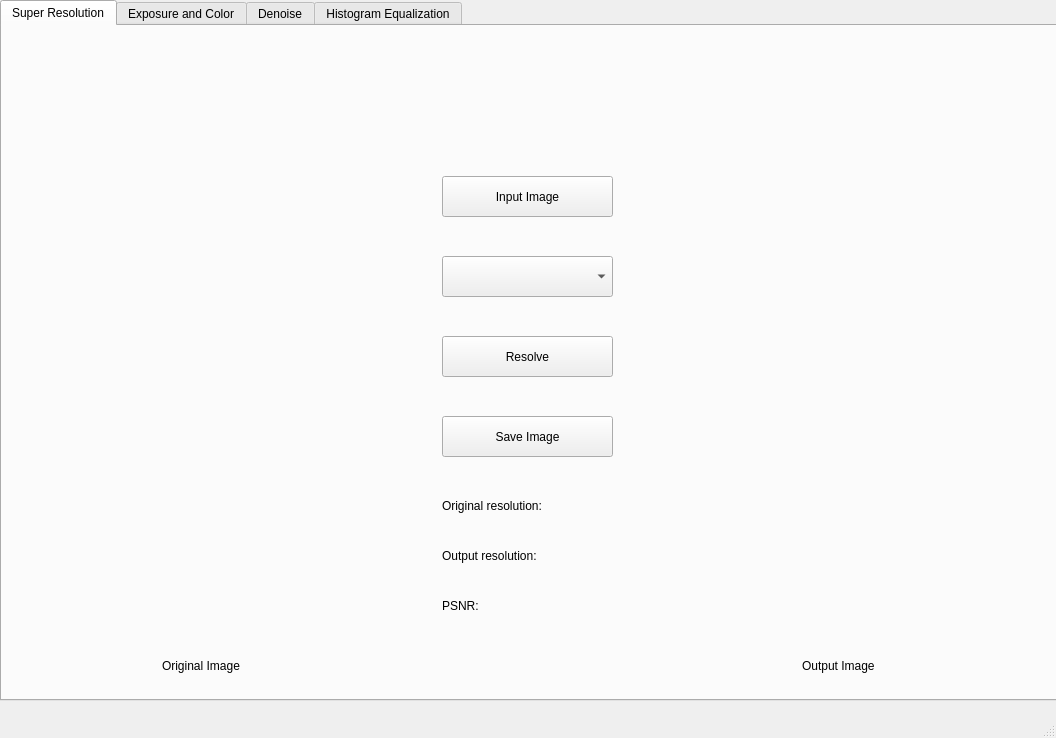
<?xml version="1.0" encoding="UTF-8"?>
<ui version="4.0">
 <class>MainWindow</class>
 <widget class="QMainWindow" name="MainWindow">
  <property name="geometry">
   <rect>
    <x>0</x>
    <y>0</y>
    <width>1056</width>
    <height>738</height>
   </rect>
  </property>
  <property name="windowTitle">
   <string>MainWindow</string>
  </property>
  <widget class="QWidget" name="centralwidget">
   <widget class="QTabWidget" name="tabWidget">
    <property name="geometry">
     <rect>
      <x>0</x>
      <y>0</y>
      <width>1061</width>
      <height>701</height>
     </rect>
    </property>
    <property name="tabPosition">
     <enum>QTabWidget::TabPosition::North</enum>
    </property>
    <property name="currentIndex">
     <number>0</number>
    </property>
    <widget class="QWidget" name="tab">
     <attribute name="title">
      <string>Super Resolution</string>
     </attribute>
     <widget class="QPushButton" name="pushButton_3">
      <property name="geometry">
       <rect>
        <x>440</x>
        <y>150</y>
        <width>171</width>
        <height>41</height>
       </rect>
      </property>
      <property name="text">
       <string>Input Image</string>
      </property>
     </widget>
     <widget class="QLabel" name="label_2">
      <property name="geometry">
       <rect>
        <x>800</x>
        <y>630</y>
        <width>91</width>
        <height>20</height>
       </rect>
      </property>
      <property name="text">
       <string>Output Image</string>
      </property>
     </widget>
     <widget class="QLabel" name="label">
      <property name="geometry">
       <rect>
        <x>160</x>
        <y>630</y>
        <width>91</width>
        <height>20</height>
       </rect>
      </property>
      <property name="text">
       <string>Original Image</string>
      </property>
     </widget>
     <widget class="QPushButton" name="pushButton_2">
      <property name="geometry">
       <rect>
        <x>440</x>
        <y>390</y>
        <width>171</width>
        <height>41</height>
       </rect>
      </property>
      <property name="text">
       <string>Save Image</string>
      </property>
     </widget>
     <widget class="QComboBox" name="comboBox_2">
      <property name="geometry">
       <rect>
        <x>440</x>
        <y>230</y>
        <width>171</width>
        <height>41</height>
       </rect>
      </property>
     </widget>
     <widget class="QLabel" name="label_19">
      <property name="geometry">
       <rect>
        <x>0</x>
        <y>0</y>
        <width>411</width>
        <height>631</height>
       </rect>
      </property>
      <property name="text">
       <string/>
      </property>
     </widget>
     <widget class="QLabel" name="label_20">
      <property name="geometry">
       <rect>
        <x>640</x>
        <y>0</y>
        <width>411</width>
        <height>631</height>
       </rect>
      </property>
      <property name="text">
       <string/>
      </property>
     </widget>
     <widget class="QPushButton" name="pushButton">
      <property name="geometry">
       <rect>
        <x>440</x>
        <y>310</y>
        <width>171</width>
        <height>41</height>
       </rect>
      </property>
      <property name="text">
       <string>Resolve</string>
      </property>
     </widget>
     <widget class="QLabel" name="label_66">
      <property name="geometry">
       <rect>
        <x>440</x>
        <y>570</y>
        <width>101</width>
        <height>20</height>
       </rect>
      </property>
      <property name="text">
       <string>PSNR: </string>
      </property>
     </widget>
     <widget class="QLabel" name="label_67">
      <property name="geometry">
       <rect>
        <x>440</x>
        <y>470</y>
        <width>111</width>
        <height>20</height>
       </rect>
      </property>
      <property name="text">
       <string>Original resolution:</string>
      </property>
     </widget>
     <widget class="QLabel" name="label_68">
      <property name="geometry">
       <rect>
        <x>440</x>
        <y>500</y>
        <width>161</width>
        <height>16</height>
       </rect>
      </property>
      <property name="text">
       <string/>
      </property>
     </widget>
     <widget class="QLabel" name="label_69">
      <property name="geometry">
       <rect>
        <x>440</x>
        <y>520</y>
        <width>111</width>
        <height>20</height>
       </rect>
      </property>
      <property name="text">
       <string>Output resolution:</string>
      </property>
     </widget>
     <widget class="QLabel" name="label_70">
      <property name="geometry">
       <rect>
        <x>440</x>
        <y>550</y>
        <width>171</width>
        <height>16</height>
       </rect>
      </property>
      <property name="text">
       <string/>
      </property>
     </widget>
    </widget>
    <widget class="QWidget" name="tab_2">
     <attribute name="title">
      <string>Exposure and Color</string>
     </attribute>
     <widget class="QPushButton" name="pushButton_4">
      <property name="geometry">
       <rect>
        <x>440</x>
        <y>530</y>
        <width>171</width>
        <height>41</height>
       </rect>
      </property>
      <property name="text">
       <string>Save Image</string>
      </property>
     </widget>
     <widget class="QPushButton" name="pushButton_5">
      <property name="geometry">
       <rect>
        <x>440</x>
        <y>100</y>
        <width>171</width>
        <height>41</height>
       </rect>
      </property>
      <property name="text">
       <string>Input Image</string>
      </property>
     </widget>
     <widget class="QLabel" name="label_4">
      <property name="geometry">
       <rect>
        <x>800</x>
        <y>630</y>
        <width>91</width>
        <height>20</height>
       </rect>
      </property>
      <property name="text">
       <string>Output Image</string>
      </property>
     </widget>
     <widget class="QLabel" name="label_5">
      <property name="geometry">
       <rect>
        <x>160</x>
        <y>630</y>
        <width>91</width>
        <height>20</height>
       </rect>
      </property>
      <property name="text">
       <string>Original Image </string>
      </property>
     </widget>
     <widget class="QSlider" name="horizontalSlider_3">
      <property name="geometry">
       <rect>
        <x>440</x>
        <y>270</y>
        <width>171</width>
        <height>16</height>
       </rect>
      </property>
      <property name="orientation">
       <enum>Qt::Orientation::Horizontal</enum>
      </property>
      <property name="tickPosition">
       <enum>QSlider::TickPosition::TicksBothSides</enum>
      </property>
     </widget>
     <widget class="QLabel" name="label_14">
      <property name="geometry">
       <rect>
        <x>440</x>
        <y>250</y>
        <width>101</width>
        <height>20</height>
       </rect>
      </property>
      <property name="text">
       <string>Brightness: 0</string>
      </property>
     </widget>
     <widget class="QLabel" name="label_15">
      <property name="geometry">
       <rect>
        <x>0</x>
        <y>0</y>
        <width>411</width>
        <height>631</height>
       </rect>
      </property>
      <property name="text">
       <string/>
      </property>
     </widget>
     <widget class="QLabel" name="label_16">
      <property name="geometry">
       <rect>
        <x>640</x>
        <y>0</y>
        <width>411</width>
        <height>631</height>
       </rect>
      </property>
      <property name="text">
       <string/>
      </property>
     </widget>
     <widget class="QSlider" name="horizontalSlider_2">
      <property name="geometry">
       <rect>
        <x>440</x>
        <y>200</y>
        <width>171</width>
        <height>16</height>
       </rect>
      </property>
      <property name="orientation">
       <enum>Qt::Orientation::Horizontal</enum>
      </property>
      <property name="tickPosition">
       <enum>QSlider::TickPosition::TicksBothSides</enum>
      </property>
     </widget>
     <widget class="QLabel" name="label_13">
      <property name="geometry">
       <rect>
        <x>440</x>
        <y>180</y>
        <width>101</width>
        <height>16</height>
       </rect>
      </property>
      <property name="text">
       <string>Sharpness: 0</string>
      </property>
     </widget>
     <widget class="QSlider" name="horizontalSlider_4">
      <property name="geometry">
       <rect>
        <x>440</x>
        <y>340</y>
        <width>171</width>
        <height>16</height>
       </rect>
      </property>
      <property name="orientation">
       <enum>Qt::Orientation::Horizontal</enum>
      </property>
      <property name="tickPosition">
       <enum>QSlider::TickPosition::TicksBothSides</enum>
      </property>
     </widget>
     <widget class="QLabel" name="label_21">
      <property name="geometry">
       <rect>
        <x>440</x>
        <y>320</y>
        <width>71</width>
        <height>16</height>
       </rect>
      </property>
      <property name="text">
       <string>Hue: 0</string>
      </property>
     </widget>
     <widget class="QSlider" name="horizontalSlider_5">
      <property name="geometry">
       <rect>
        <x>440</x>
        <y>410</y>
        <width>171</width>
        <height>16</height>
       </rect>
      </property>
      <property name="orientation">
       <enum>Qt::Orientation::Horizontal</enum>
      </property>
      <property name="tickPosition">
       <enum>QSlider::TickPosition::TicksBothSides</enum>
      </property>
     </widget>
     <widget class="QLabel" name="label_23">
      <property name="geometry">
       <rect>
        <x>440</x>
        <y>390</y>
        <width>111</width>
        <height>16</height>
       </rect>
      </property>
      <property name="text">
       <string>Saturation: 0</string>
      </property>
     </widget>
     <widget class="QSlider" name="horizontalSlider_6">
      <property name="geometry">
       <rect>
        <x>440</x>
        <y>480</y>
        <width>171</width>
        <height>16</height>
       </rect>
      </property>
      <property name="orientation">
       <enum>Qt::Orientation::Horizontal</enum>
      </property>
      <property name="tickPosition">
       <enum>QSlider::TickPosition::TicksBothSides</enum>
      </property>
     </widget>
     <widget class="QLabel" name="label_25">
      <property name="geometry">
       <rect>
        <x>440</x>
        <y>460</y>
        <width>121</width>
        <height>20</height>
       </rect>
      </property>
      <property name="text">
       <string>Temperature: 0</string>
      </property>
     </widget>
    </widget>
    <widget class="QWidget" name="tab_3">
     <attribute name="title">
      <string>Denoise</string>
     </attribute>
     <widget class="QLabel" name="label_7">
      <property name="geometry">
       <rect>
        <x>0</x>
        <y>0</y>
        <width>631</width>
        <height>631</height>
       </rect>
      </property>
      <property name="text">
       <string/>
      </property>
     </widget>
     <widget class="QPushButton" name="pushButton_7">
      <property name="geometry">
       <rect>
        <x>760</x>
        <y>50</y>
        <width>231</width>
        <height>41</height>
       </rect>
      </property>
      <property name="text">
       <string>Input Image</string>
      </property>
     </widget>
     <widget class="QComboBox" name="comboBox">
      <property name="geometry">
       <rect>
        <x>760</x>
        <y>140</y>
        <width>231</width>
        <height>41</height>
       </rect>
      </property>
     </widget>
     <widget class="QComboBox" name="comboBox_3">
      <property name="geometry">
       <rect>
        <x>760</x>
        <y>230</y>
        <width>231</width>
        <height>41</height>
       </rect>
      </property>
     </widget>
     <widget class="QLabel" name="label_6">
      <property name="geometry">
       <rect>
        <x>760</x>
        <y>120</y>
        <width>81</width>
        <height>16</height>
       </rect>
      </property>
      <property name="text">
       <string>Noise: </string>
      </property>
     </widget>
     <widget class="QLabel" name="label_8">
      <property name="geometry">
       <rect>
        <x>760</x>
        <y>350</y>
        <width>49</width>
        <height>16</height>
       </rect>
      </property>
      <property name="text">
       <string/>
      </property>
     </widget>
     <widget class="QLabel" name="label_3">
      <property name="geometry">
       <rect>
        <x>760</x>
        <y>210</y>
        <width>49</width>
        <height>16</height>
       </rect>
      </property>
      <property name="text">
       <string>Filter:</string>
      </property>
     </widget>
     <widget class="QComboBox" name="comboBox_4">
      <property name="geometry">
       <rect>
        <x>760</x>
        <y>310</y>
        <width>231</width>
        <height>41</height>
       </rect>
      </property>
     </widget>
     <widget class="QLabel" name="label_43">
      <property name="geometry">
       <rect>
        <x>760</x>
        <y>290</y>
        <width>81</width>
        <height>16</height>
       </rect>
      </property>
      <property name="text">
       <string>Filter Strength:</string>
      </property>
     </widget>
     <widget class="QPushButton" name="pushButton_23">
      <property name="geometry">
       <rect>
        <x>760</x>
        <y>560</y>
        <width>231</width>
        <height>41</height>
       </rect>
      </property>
      <property name="text">
       <string>Save Filtered Image</string>
      </property>
     </widget>
     <widget class="QPushButton" name="pushButton_24">
      <property name="geometry">
       <rect>
        <x>760</x>
        <y>480</y>
        <width>231</width>
        <height>41</height>
       </rect>
      </property>
      <property name="text">
       <string>Add Noise and Filter Image</string>
      </property>
     </widget>
     <widget class="QPushButton" name="pushButton_25">
      <property name="geometry">
       <rect>
        <x>760</x>
        <y>400</y>
        <width>231</width>
        <height>41</height>
       </rect>
      </property>
      <property name="text">
       <string>Filter Image</string>
      </property>
     </widget>
    </widget>
    <widget class="QWidget" name="tab_4">
     <attribute name="title">
      <string>Histogram Equalization</string>
     </attribute>
     <widget class="QPushButton" name="pushButton_6">
      <property name="geometry">
       <rect>
        <x>439</x>
        <y>160</y>
        <width>171</width>
        <height>41</height>
       </rect>
      </property>
      <property name="text">
       <string>Input Image</string>
      </property>
     </widget>
     <widget class="QPushButton" name="pushButton_8">
      <property name="geometry">
       <rect>
        <x>440</x>
        <y>300</y>
        <width>171</width>
        <height>41</height>
       </rect>
      </property>
      <property name="text">
       <string>Equalize</string>
      </property>
     </widget>
     <widget class="QPushButton" name="pushButton_10">
      <property name="geometry">
       <rect>
        <x>440</x>
        <y>450</y>
        <width>171</width>
        <height>41</height>
       </rect>
      </property>
      <property name="text">
       <string>Save Image</string>
      </property>
     </widget>
     <widget class="QLabel" name="label_27">
      <property name="geometry">
       <rect>
        <x>0</x>
        <y>0</y>
        <width>411</width>
        <height>631</height>
       </rect>
      </property>
      <property name="text">
       <string/>
      </property>
     </widget>
     <widget class="QLabel" name="label_28">
      <property name="geometry">
       <rect>
        <x>630</x>
        <y>0</y>
        <width>411</width>
        <height>631</height>
       </rect>
      </property>
      <property name="text">
       <string/>
      </property>
     </widget>
     <widget class="QLabel" name="label_29">
      <property name="geometry">
       <rect>
        <x>160</x>
        <y>630</y>
        <width>81</width>
        <height>20</height>
       </rect>
      </property>
      <property name="text">
       <string>Original Image</string>
      </property>
     </widget>
     <widget class="QLabel" name="label_30">
      <property name="geometry">
       <rect>
        <x>800</x>
        <y>630</y>
        <width>81</width>
        <height>20</height>
       </rect>
      </property>
      <property name="text">
       <string>Output Image</string>
      </property>
     </widget>
    </widget>
   </widget>
  </widget>
  <widget class="QMenuBar" name="menubar">
   <property name="geometry">
    <rect>
     <x>0</x>
     <y>0</y>
     <width>1056</width>
     <height>21</height>
    </rect>
   </property>
  </widget>
  <widget class="QStatusBar" name="statusbar"/>
 </widget>
 <resources/>
 <connections/>
</ui>
